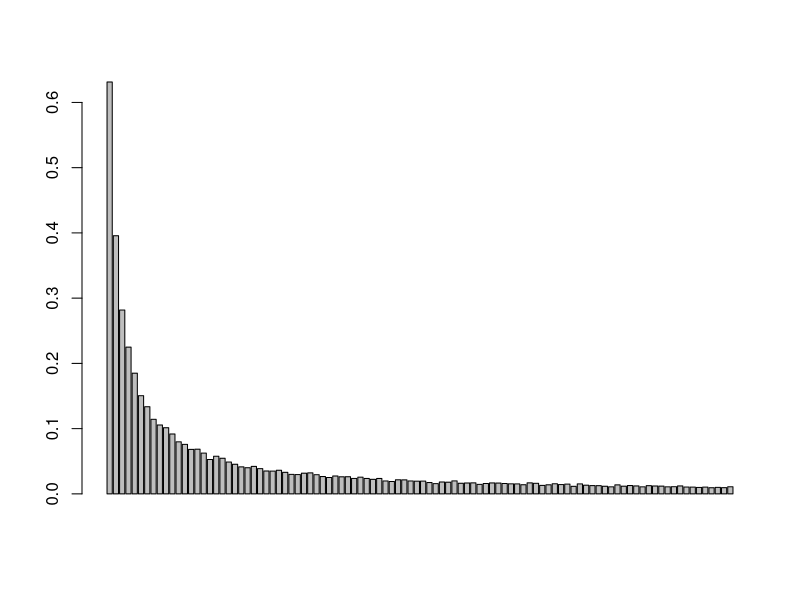

This figure's R source:
# 1.Nan Zhao s2314337  2.Bokun Yu s2359196  3.Lulu Xu s2418317
# https://github.com/nanzhao1/project2.git
# contribution:
# Nan Zhao: code funtion Strategy, function Pall, function Pone, function dloop, make remarks on results
# Bokun Yu: collobarate to code functions Pone and dloop, write comments for functions and debug functions.
# Lulu Xu: code the examples to estimate probabilities and visualise it, modify the coding structures

# define a function Strategy
# the function Strategy conduct a simulation with strategy 1 or 2 or 3 to test whether the prisoner k succeed to find the card k

# input: 
# n means half of the total number of prisoners
# k means the selected prisoner's number
# strategy space is {1,2,3}
# strategy 1 represents that the prisoner k starts at the box with the number k on it, and when the card number inside this box is not k, then open the box with the number same as the card number inside the previous box, repeat this process until find the card with number k 
# strategy 2 represents that the prisoner k starts at a randomly selected box, then repeat the process as strategy 1.
# strategy 3 represents that the prisoner k open n boxes randomly to find the card with number k on it.
# Card means a 2*n by 1 vector, its index is the box number, its element is the card number
# i.e. Card[i] = j, i is the index of box, j is the card number in that box

# output: 
# if the prisoner k is successful to find the card k, the function Strategy will return 1. Otherwise, return 0

Strategy = function(n, k, strategy, Card){
  Count = 0 
  # When the simulation is successful, the count will be assigned to 1, otherwise, the count is still 0
  Box = array(1:(2*n))
  if (strategy != 3){ 
  # if strategy is not 3, then need to choose a box k to start
    Box_index = k 
    # if the strategy is 1, the prisoner starts at the box with their number on it
    if (strategy == 2) { 
    # if the strategy is 2
      ran_num = sample(Box,1) 
      # variable ran_sum uses sample function to randomly choose a number in 1:2*n 
      Box_index = ran_num  
      # the prisoner starts from a randomly selected box with the number ran_num
    }
    trials = 1 
    # variable trials is used to count the number of trials 
    while (trials <= n && Card[Box_index] != k) {
      # the prisoners can only try n times at most, if the trial times less or equal to n and didn't find the card number k, keep running
      # otherwise, break the loop, and get the number of trials.
      Box_index = Card[Box_index]
      trials = trials + 1
    }
    if (Card[Box_index] == k && trials <= n) {
    # if the prisoner k succeeds in finding the card k within n times
      Count = 1   
      # if the prisoner finds its number, say k, the Count is assigned to 1
    }
  }else{
    Box_index = sample(Box, n) 
    # open n boxes randomly, checking each card for their number
    if (tabulate(match(Card[Box_index],k)) == 1){
      # match function is used to see if the card number inside the box same as the selected prisoner number k or not. If match successfully return 1, otherwise return 0.
      # tabulate function is used to sum up the matching results(0 or 1) to see if there exists a box with card number k. 
      Count = 1 
      # if the n random selected boxes have the card with number k, assign the Count 1
    }
  }
  return(Count) 
  # return the value of Count(0 or 1) to measure whether it is successful
}





# define a function Pone
# the function Pone estimates the probability of a single prisoner succeeding in finding the corresponding number

# input：
# n means half of the total number of prisoners
# k means the selected prisoner's number
# strategy space is {1,2,3}，and the representation of the strategy is as the same as that in the function Strategy
# nreps is the number of replicate simulations to run to estimate the the probability, 10000 is reasonable

# output:
# return Probability_Estimate, which means the probability of a single prisoner succeeding in finding their number


Pone = function(n, k, strategy, nreps){
  Box <- array(1:(2*n))
  # create the 1 by 2*n boxes
  Success = 0
  # Success is the number of times when the prisoner manages to find its number
  for (i in 1:nreps){
    Card <- sample(Box, (2*n))
    # shuffle the n cards and distribute them into the n boxes
    # Card[i] = j, i is the index of box, j is the card number in that box
    Success = Success + Strategy(n, k, strategy, Card)
    # When the prisoner k succeed to find the card k within n times, then Strategy is assigned to be 1, then Success times puls 1. Otherwise Strategy is still 0, and Success unchange.
  }  
  Probability_Estimate = Success / nreps
  return(Probability_Estimate)
}





# define a function Pall
# the function Pall estimates the probability of all prisoners succeeding in finding the corresponding number

# input:
# n means half of the total number of prisoners
# strategy space is {1,2,3}，and the representation of the strategy is as the same as that in the function Strategy
# nreps is the number of replicate simulations to run to estimate the the probability, 10000 is reasonable

# output:
# return Probability_Estimate, which means the probability of all prisoners finding their number


Pall  = function(n, strategy, nreps) {
  Success = 0
  # Success is the number of times when the prisoner manages to find its number
  trials = 1
  # variable trials is used to count the number of trials 
  Box <- array(1:(2*n))
  while (trials <= nreps){
    Card <- sample(Box, (2*n))
    # shuffle the n cards and distribute them into the n boxes
    # Card[i] = j, i is the index of box, j is the card number in that box
    prisoner_number = 1
    # prisoner number indicate that the i-th prisoner to conduct the simulation, continuing the while loop until all prisoners succeed (prisoner_number <= (2*n)).
    # call the Strategy function to see if the i-th prisoner succeed to find corresponding card number, if succeed (Strategy==1), continue the loop; if fail, break the loop.
    while (prisoner_number <= (2*n)  && Strategy(n, prisoner_number, strategy, Card) == 1) {
      prisoner_number = prisoner_number + 1
    }
    if (prisoner_number == (2*n) + 1) {
    # when all 2*n prisoners succeed to find their card number, then prisoner_number will be 2*n+1
      Success =  Success + 1
    }
    trials = trials + 1
  }
  Probability_Estimate = Success / nreps
  return(Probability_Estimate)
}





# use the examples when n=5 and when n=50
# use the function Strategy, function Pone, function Pall to get the result of examples
# then estimate the probability of a single prisoner and all prosoners finding their number
# get the success probabilities under each strategy

# input:
# n=5, strategy = 1 or 2 or 3, nreps = 10000, take a random k-value such as 2
# n=50, strategy = 1 or 2 or 3, nreps = 10000, take a random k-value such as 2

# output:
# the individual and joint success probabilities under each strategy for n=5 and for n=50


# example: strategy 1, n=5
individual_1_5 <- paste("When strategy=1, n=5, the probability of a single prisoner succeeding in finding their number is:",Pone(5,2,1,10000),sep=" ")
print(individual_1_5)
joint_1_5 <- paste("When strategy=1, n=5, the probability of all prisoners finding their number is :",Pall(5,1,10000),sep=" ")
print(joint_1_5)

# example: strategy 2, n=5
individual_2_5 <- paste("When strategy=2, n=5, the probability of a single prisoner succeeding in finding their number is:",Pone(5,2,2,10000),sep=" ")
print(individual_2_5)
joint_2_5 <- paste("When strategy=2, n=5, the probability of all prisoners finding their number is :",Pall(5,2,10000),sep=" ")
print(joint_2_5)

# example: strategy 3, n=5
individual_3_5 <- paste("When strategy=3, n=5, the probability of a single prisoner succeeding in finding their number is:",Pone(5,2,3,10000),sep=" ")
print(individual_3_5)
joint_3_5 <- paste("When strategy=3, n=5, the probability of all prisoners finding their number is :",Pall(5,3,10000),sep=" ")
print(joint_3_5)

# example: strategy 1, n=50
individual_1_50 <- paste("When strategy=1, n=50, the probability of a single prisoner succeeding in finding their number is:",Pone(50,2,1,10000),sep=" ")
print(individual_1_50)
joint_1_50 <- paste("When strategy=1, n=50, the probability of all prisoners finding their number is :",Pall(50,1,10000),sep=" ")
print(joint_1_50)

# example: strategy 2, n=50
individual_2_50 <- paste("When strategy=2, n=50, the probability of a single prisoner succeeding in finding their number is:",Pone(50,2,2,10000),sep=" ")
print(individual_2_50)
joint_2_50 <- paste("When strategy=2, n=50, the probability of all prisoners finding their number is :",Pall(50,2,10000),sep=" ")
print(joint_2_50)

# example: strategy 3, n=50
individual_3_50 <- paste("When strategy=3, n=50, the probability of a single prisoner succeeding in finding their number is:",Pone(50,2,3,10000),sep=" ")
print(individual_3_50)
joint_3_50 <- paste("When strategy=3, n=50, the probability of all prisoners finding their number is :",Pall(50,3,10000),sep=" ")
print(joint_3_50)


# remarks on results:
# As n grows larger, the individual success probabilities of strategy 1 and 3 approach 0.5, while that of strategy 2 approaches 0.38.
# The event that the prisoner k find the number k is identically and independently with success probability p.
# The strategy 2, counterintuitively, the probability of the event that the individual find the number in 2*n boxes by n trials is not converging to 0.5.
# Under the circumstances that the prisoner K open the box J containing the card J, the prisoner could never find the card K in strategy 2, which results in a lower probability.
# The event that all the prisoners, simultaneously, find their number in one experiment follows the distribution of binomial (100, p). The consequent success probability if p^100, which is close to 0.
# When n is large enough, the joint success probabilities of strategy 2 and strategy 3 are approaching 0. 
# When n is large enough, counterintuitively, the joint success probabilities of strategy 1 is approximating to 0.31 instead of 0.
# The strategy 1 turns out an effective way to succeed, as the joint success probability boosts.
# In strategy 1, if one prisoner fails, then there will a lot of other prisoners fail. While one prisoner succeeds, the other prisoners consequently succeed as well.
# That is, the prisoners tend to succeed or fail in the meantime. The consequent joint success probability is high.
# It can be viewed as a component of circles. The elements in the same circle will succeed or fail simultaneously. Whenever the maximum circle length is no longer than trial time, the prisoners can all succeed.



# define a function dloop
# dloop is the function to estimate the probability of each loop length from 1 to 2n occuring at least once in a randomly shuffing of cards to boxes by simulation.

# input:
# n means half of the total number of prisoners
# nreps is the number of replicate simulations to run to estimate the the probability, 1000 is reasonable

# output:
# The return of dloop is a 1 by 2n array, whose entry i represents the probability of i-length loop occuring at least once.

dloop = function(n, nreps){
  # n is half of the total number of prisoners
  # nreps is the number of simulations. 
  occuring_times = array(0, 2*n)
  # occuring_times is a 1 by 2n array used to record how many times that different length loops occur at least once in nreps trials. 
  Box = array(1:(2*n))
  for (i in 1:nreps){
    Card = sample(Box,(2*n))
    frequency = array(0,(2*n))
    # frequency is a 1 by 2n array used to record the occurence of different length loops, ie if length i loop occurs at least once, then i-th entry of frequency is assigned to be 1. Otherwise, it is still 0.
    for (k in 1:(2*n)) {
      Box_index = k
      trials = 1
      # trials records how many times that prisoner k can find its card k. 
      # In other words, the value of trails is the length of the loop where prisoner k is in. 
      while (Card[Box_index] != k) {
        Box_index = Card[Box_index]
        # Box_index is changed to be the card number inside the previous box
        trials = trials + 1
      }
      frequency[trials] = 1
      # the trials-th entry of frequency is assigned to be 1 when the loop of length trials occur at least once 
    }
    occuring_times = occuring_times + frequency
    # sum how many times of different length loops occur at least once in nreps trials.
    prob = occuring_times / nreps
    # prob is a 1 by 2*n used to estimate the probability of 1-2*n length loop occur at least once 
  }
  return(prob)
}



# assess the probability that there is no loop longer than 50 in a random reshuffling of cards to boxes
# visualise the probabilities sensibly

# input:
# n=50, nreps = 10000

# output:
# the probability that there is no loop longer than 50 in a random reshuffling of cards to boxes
# picture shows the corresponding probabilities

prob = dloop(50,10000)
# show the probability of each loop length from 1 to 100 occurring at least once in a random shuffling of cards to boxes
print(prob)
# aim to assess the probability that there is no loop longer than 50 in a random reshuffling of cards to boxes
# probability equation: the above probability equals 1 minus the one when the loop length is longer than 50 assessed by function dloop
result <- paste("The probability that there is no loop longer than 50 in a random reshuffling cards to boxes:",1-sum(prob[51:100]),sep=" ")
print(result)
# visualise the probabilities
barplot(prob)
